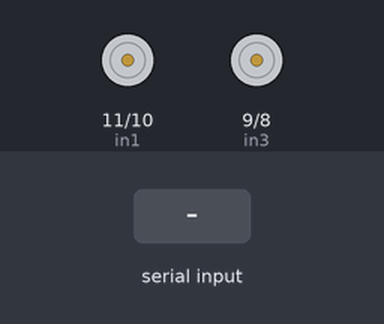
Bench run of a sketch on a simulated Arduino Uno, built with avr-gcc and run on an emulated ATmega328P. Parts: motor-driver pin pairs drawn as motors (green arrow = first pin HIGH = forward, orange = second pin HIGH = backward, longer = more drive, scaled by the enable pin). The test bench sets the inputs (shaded band).

Above: at 1.2 s.
1.3 s: "1" received over Serial
At 1.7 s:
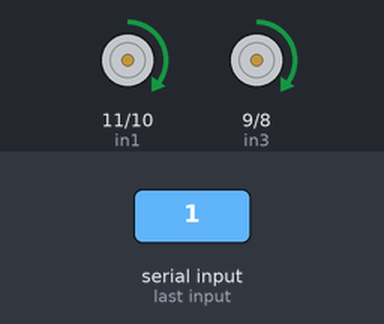
2.8 s: "0" received over Serial
At 4.0 s:
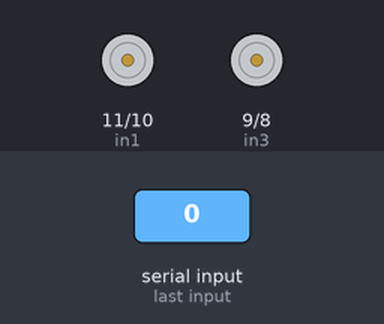
4.3 s: "2" received over Serial
At 5.2 s:
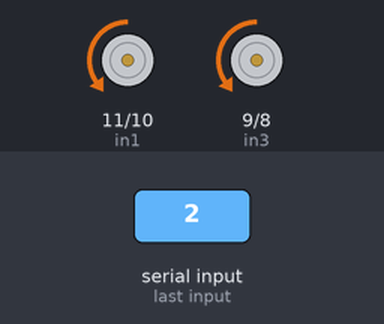
5.8 s: "3" received over Serial
At 6.3 s:
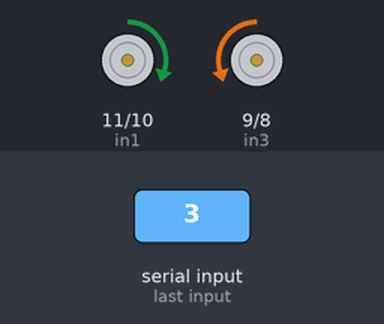
7.3 s: "4" received over Serial
At 8.5 s:
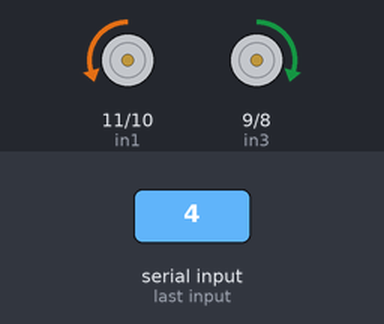
8.8 s: "0" received over Serial
At 9.8 s:
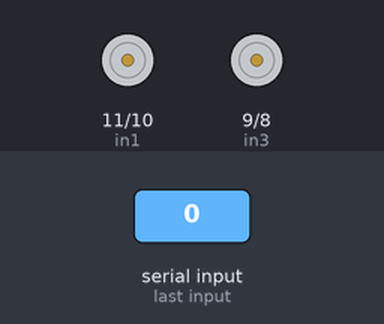
Timing chart, 0 to 11.3 s (numbered marks = the images above; inputs shaded):
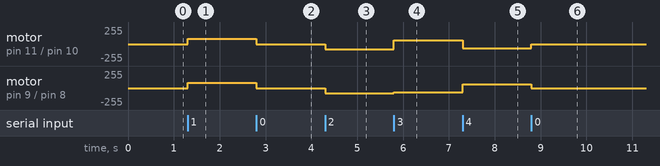

Measured:
- after the input at 1.3 s, motor on pin 11 (in1) / pin 10 (in2), motor on pin 9 (in3) / pin 8 (in4): stopped → forward 80/255 at once
- after the input at 2.8 s, motor on pin 11 (in1) / pin 10 (in2), motor on pin 9 (in3) / pin 8 (in4): forward 80/255 → stopped at once
- after the input at 4.3 s, motor on pin 11 (in1) / pin 10 (in2), motor on pin 9 (in3) / pin 8 (in4): stopped → backward 80/255 at once
- after the input at 5.8 s, motor on pin 11 (in1) / pin 10 (in2): backward 80/255 → forward 60/255 at once; motor on pin 9 (in3) / pin 8 (in4): backward 80/255 → backward 60/255 at once
- after the input at 7.3 s, motor on pin 11 (in1) / pin 10 (in2): forward 60/255 → backward 60/255 at once; motor on pin 9 (in3) / pin 8 (in4): backward 60/255 → forward 60/255 at once
- after the input at 8.8 s, motor on pin 11 (in1) / pin 10 (in2): backward 60/255 → stopped at once; motor on pin 9 (in3) / pin 8 (in4): forward 60/255 → stopped at once

The sketch:

RC.ino
```cpp
int data = 0;
int in1 = 11;
int in2 = 10;
int in3 = 9;
int in4 = 8;
int enA = 5;
int enB = 6;

void setup() {
  pinMode(enA, OUTPUT);
  pinMode(enB, OUTPUT);
  pinMode(in1, OUTPUT);
  pinMode(in2, OUTPUT);
  pinMode(in3, OUTPUT);
  pinMode(in4, OUTPUT);
  Serial.begin(9600);
}
void loop() {
  if (Serial.available() > 0) {
    data = Serial.read();
  }
    if (data == '0') {
    digitalWrite(in1, LOW);
    digitalWrite(in2, LOW);
    digitalWrite(in3, LOW);
    digitalWrite(in4, LOW);

    } else if (data == '1') {
    digitalWrite(in1, HIGH);
    digitalWrite(in2, LOW);
    digitalWrite(in3, HIGH);
    digitalWrite(in4, LOW);
    analogWrite(enA, 80);
    analogWrite(enB, 80);

  } else if (data == '2') {
    digitalWrite(in1, LOW);
    digitalWrite(in2, HIGH);
    digitalWrite(in3, LOW);
    digitalWrite(in4, HIGH);
    analogWrite(enA, 80);
    analogWrite(enB, 80);
  } else if (data == '3') {
    digitalWrite(in1, HIGH);
    digitalWrite(in2, LOW);
    digitalWrite(in3, LOW);
    digitalWrite(in4, HIGH);
    analogWrite(enA, 60);
    analogWrite(enB, 60);
  }else if (data == '4') {
    digitalWrite(in1, LOW);
    digitalWrite(in2, HIGH);
    digitalWrite(in3, HIGH);
    digitalWrite(in4, LOW);
    analogWrite(enA, 60);
    analogWrite(enB, 60);

  }
}
```
